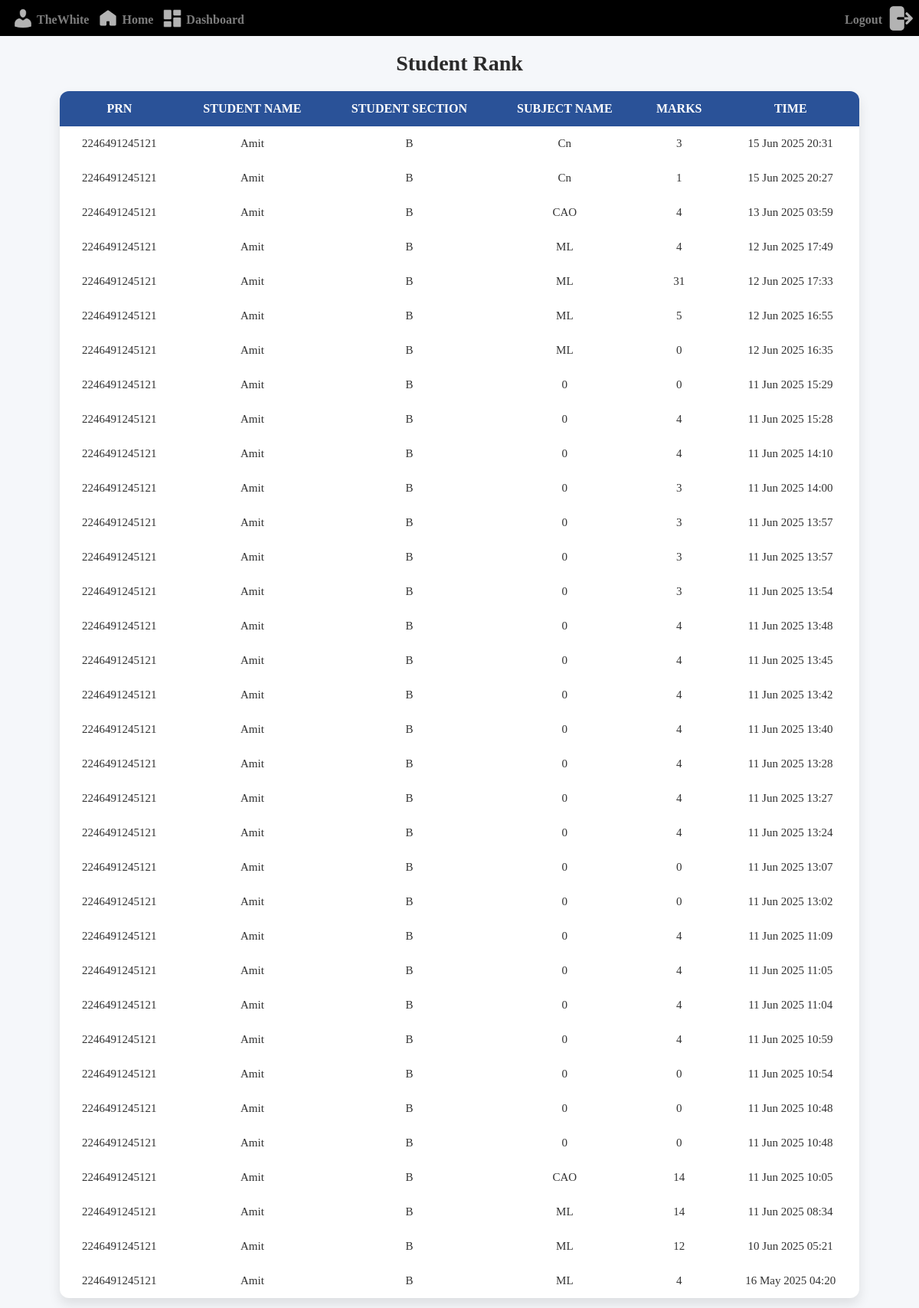
Page /result_student/ (signed in) on the committed database.
### quiz/models.py (models this page shows, shortened)
class StudentInfo(models.Model):
    username = models.TextField(max_length=225,default=0)
    std_id = models.AutoField(primary_key = True)
    student_name = models.TextField(max_length=225)
    std_prn = models.IntegerField()
    std_sec = models.CharField(max_length=225)
    std_roll = models.CharField(max_length=255,default=0)
    no_subject = models.IntegerField(default=0)
    std_created_at = models.DateTimeField(auto_now_add=True)
    std_updated_at = models.DateTimeField(auto_now=True)

class Result(models.Model):
    std_name = models .CharField(max_length = 225,default=0)
    teach_username=models.CharField(max_length= 255,default=0)
    user_name = models .CharField(max_length = 225,default=0)
    std_section = models .CharField(max_length = 225,default=0)
    subject_name =models .CharField(max_length = 225,default=0)
    marks = models.IntegerField(default=0)
    PRN =models.CharField(max_length=225,default=0)
    test_created_at = models.DateTimeField(auto_now_add=True)
    test_updated_at = models.DateTimeField(auto_now=True)

### quiz_app/views.py (the view)
# urls.py: path('result_student/', views.result_student, name='result_student'),
def result_student(request):
    username = request.session.get('username')
    std_info = StudentInfo.objects.get(username=username)
    results = Result.objects.filter(PRN=std_info.std_prn).order_by('-test_created_at')
    context = {
        'results': results,
        'username':username
    }
    return render(request, 'result_student.html', context)

### templates/result_student.html (shortened to what this page needs)
<!DOCTYPE html>
{% load static %}
<html lang="en">
<head>
    <link rel="stylesheet" href="{% static 'css/result_student.css' %}">
</head>
<body>
    <main>
        <nav>
            <div class="nav-content">
                <div class="username">
                    <div class="img">
                        <img src="{% static 'source/admin-users.png' %}" alt="Quiz Time Logo">
                    </div>
                    <div class="name">
                        <h4>{{username}}</h4>
                    </div>
                </div>
                <div class="home">
                    <div class="img">
                        <img src="{% static 'source/home.png' %}" alt="Quiz Time Logo">
                    </div>
                    <div class="name">
                        <a href="#"><h4>Home</h4></a>
                    </div>
                </div>
                <div class="dashboard">
                    <div class="img">
                        <img src="{% static 'source/dashboard-rounded.png' %}" alt="Quiz Time Logo">
                    </div>
                    <div class="name">
                        <a href="#"><h4>Dashboard</h4></a>
                    </div>
                </div>
            </div>
            <div class="nav-content-right">
                <div class="img">
                    <img src="{% static 'source/logout.png' %}" alt="Quiz Time Logo">
                </div>
                <div class="name">
                    <a href="{% url 'logout' %}"><h4>Logout</h4></a>
                </div>
            </div>
        </nav>
        <div class="student_rank">
            <h1>Student Rank</h1>
            <div class="student_rank_content">
                <table class="rank-table">
                    <thead>
                        <tr>
                            <th>PRN</th>
                            <th>Student Name</th>
                            <th>Student Section</th>
                            <th>Subject Name</th>
                            <th>Marks</th>
                            <th>Time</th>
                        </tr>
                    </thead>
                    {% for result in results %}
                    <tbody>
                        <tr>
                            <td>{{ result.PRN }}</td>
                            <td>{{ result.std_name }}</td>
                            <td>{{ result.std_section }}</td>
                            <td>{{ result.subject_name }}</td>
                            <td>{{ result.marks }}</td>
                            <td>{{ result.test_created_at|date:"d M Y H:i" }}</td>
                        </tr>
                        {% empty %}
                        <tr>
                            <td colspan="6">No results found for this user.</td>
                        </tr>
                    </tbody>
                    {% endfor %}
                </table>
            </div>
        </div>
    </main>
</body>
</html>

### static/css/result_student.css (style rules this page uses)
* { margin: 0; padding: 0; box-sizing: border-box; }
html, body { width: 100%; height: 100%; }
main { width: 100%; height: 100%; }
nav { background-color: #000; display: flex; flex-direction: row; justify-content: space-between; padding: 5px 5px 0px 5px; }
.nav-content { display: flex; flex-direction: row; justify-content: space-between; align-items: center; }
.username, .home, .dashboard { display: flex; flex-direction: row; justify-content: center; align-items: center; color: rgb(125, 125, 125); gap: 3px; }
a { text-decoration: none; color: rgb(125, 125, 125); }
.username img, .home img, .dashboard img { width: 30px; height: 30px; margin-left: 10px; }
.nav-content-right { display: flex; flex-direction: row-reverse; justify-content: space-between; align-items: center; color: rgb(164, 163, 163); gap: 5px; }
.student_rank { padding: 20px; text-align: center; background-color: #f5f7fa; }
.student_rank h1 { color: #2a2a2a; margin-bottom: 20px; font-size: 28px; }
.rank-table { width: 90%; margin: 0 auto; border-collapse: collapse; background-color: white; box-shadow: 0 8px 16px rgba(0,0,0,0.1); border-radius: 12px; overflow: hidden; }
.rank-table th, .rank-table td { padding: 14px 18px; text-align: center; }
.rank-table th { background-color: #2a5298; color: white; font-size: 16px; text-transform: uppercase; }
.rank-table td { font-size: 15px; color: #333; }

### rows in the picture
StudentInfo: username "TheWhite"
Result: PRN "2246491245121", std_name "Amit", std_section "B", subject_name "Cn", marks "3", test_created_at "15 Jun 2025 20:31"
Result: PRN "2246491245121", std_name "Amit", std_section "B", subject_name "Cn", marks "1", test_created_at "15 Jun 2025 20:27"
Result: PRN "2246491245121", std_name "Amit", std_section "B", subject_name "CAO", marks "4", test_created_at "13 Jun 2025 03:59"
Result: PRN "2246491245121", std_name "Amit", std_section "B", subject_name "ML", marks "4", test_created_at "12 Jun 2025 17:49"
Result: PRN "2246491245121", std_name "Amit", std_section "B", subject_name "ML", marks "31", test_created_at "12 Jun 2025 17:33"
Result: PRN "2246491245121", std_name "Amit", std_section "B", subject_name "ML", marks "5", test_created_at "12 Jun 2025 16:55"
Result: PRN "2246491245121", std_name "Amit", std_section "B", subject_name "ML", marks "0", test_created_at "12 Jun 2025 16:35"
Result: PRN "2246491245121", std_name "Amit", std_section "B", subject_name "0", marks "0", test_created_at "11 Jun 2025 15:29"
Result: PRN "2246491245121", std_name "Amit", std_section "B", subject_name "0", marks "4", test_created_at "11 Jun 2025 15:28"
Result: PRN "2246491245121", std_name "Amit", std_section "B", subject_name "0", marks "4", test_created_at "11 Jun 2025 14:10"
Result: PRN "2246491245121", std_name "Amit", std_section "B", subject_name "0", marks "3", test_created_at "11 Jun 2025 14:00"
Result: PRN "2246491245121", std_name "Amit", std_section "B", subject_name "0", marks "3", test_created_at "11 Jun 2025 13:57"
Result: PRN "2246491245121", std_name "Amit", std_section "B", subject_name "0", marks "3", test_created_at "11 Jun 2025 13:57"
Result: PRN "2246491245121", std_name "Amit", std_section "B", subject_name "0", marks "3", test_created_at "11 Jun 2025 13:54"
Result: PRN "2246491245121", std_name "Amit", std_section "B", subject_name "0", marks "4", test_created_at "11 Jun 2025 13:48"
Result: PRN "2246491245121", std_name "Amit", std_section "B", subject_name "0", marks "4", test_created_at "11 Jun 2025 13:45"
Result: PRN "2246491245121", std_name "Amit", std_section "B", subject_name "0", marks "4", test_created_at "11 Jun 2025 13:42"
Result: PRN "2246491245121", std_name "Amit", std_section "B", subject_name "0", marks "4", test_created_at "11 Jun 2025 13:40"
Result: PRN "2246491245121", std_name "Amit", std_section "B", subject_name "0", marks "4", test_created_at "11 Jun 2025 13:28"
Result: PRN "2246491245121", std_name "Amit", std_section "B", subject_name "0", marks "4", test_created_at "11 Jun 2025 13:27"
Result: PRN "2246491245121", std_name "Amit", std_section "B", subject_name "0", marks "4", test_created_at "11 Jun 2025 13:24"
Result: PRN "2246491245121", std_name "Amit", std_section "B", subject_name "0", marks "0", test_created_at "11 Jun 2025 13:07"
Result: PRN "2246491245121", std_name "Amit", std_section "B", subject_name "0", marks "0", test_created_at "11 Jun 2025 13:02"
Result: PRN "2246491245121", std_name "Amit", std_section "B", subject_name "0", marks "4", test_created_at "11 Jun 2025 11:09"
Result: PRN "2246491245121", std_name "Amit", std_section "B", subject_name "0", marks "4", test_created_at "11 Jun 2025 11:05"
Result: PRN "2246491245121", std_name "Amit", std_section "B", subject_name "0", marks "4", test_created_at "11 Jun 2025 11:04"
Result: PRN "2246491245121", std_name "Amit", std_section "B", subject_name "0", marks "4", test_created_at "11 Jun 2025 10:59"
Result: PRN "2246491245121", std_name "Amit", std_section "B", subject_name "0", marks "0", test_created_at "11 Jun 2025 10:54"
Result: PRN "2246491245121", std_name "Amit", std_section "B", subject_name "0", marks "0", test_created_at "11 Jun 2025 10:48"
Result: PRN "2246491245121", std_name "Amit", std_section "B", subject_name "0", marks "0", test_created_at "11 Jun 2025 10:48"
Result: PRN "2246491245121", std_name "Amit", std_section "B", subject_name "CAO", marks "14", test_created_at "11 Jun 2025 10:05"
Result: PRN "2246491245121", std_name "Amit", std_section "B", subject_name "ML", marks "14", test_created_at "11 Jun 2025 08:34"
Result: PRN "2246491245121", std_name "Amit", std_section "B", subject_name "ML", marks "12", test_created_at "10 Jun 2025 05:21"
Result: PRN "2246491245121", std_name "Amit", std_section "B", subject_name "ML", marks "4", test_created_at "16 May 2025 04:20"
